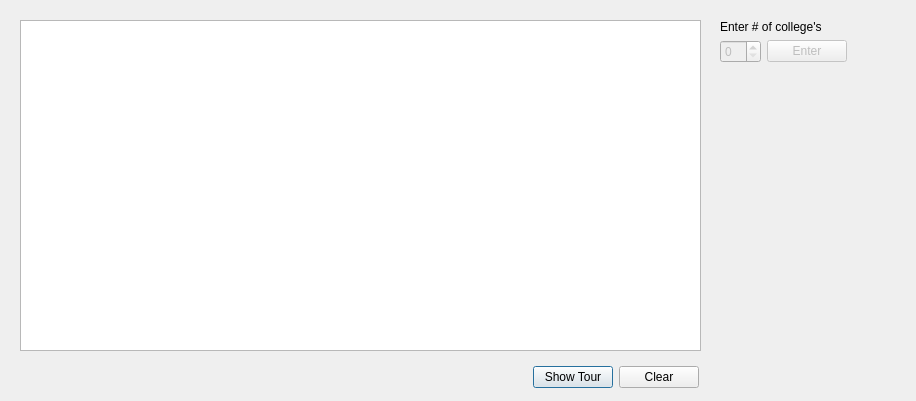
<?xml version="1.0" encoding="UTF-8"?>
<ui version="4.0">
 <class>collegeWidget</class>
 <widget class="QDialog" name="collegeWidget">
  <property name="geometry">
   <rect>
    <x>0</x>
    <y>0</y>
    <width>916</width>
    <height>401</height>
   </rect>
  </property>
  <property name="windowTitle">
   <string>Dialog</string>
  </property>
  <widget class="QWidget" name="layoutWidget">
   <property name="geometry">
    <rect>
     <x>20</x>
     <y>20</y>
     <width>681</width>
     <height>331</height>
    </rect>
   </property>
   <layout class="QVBoxLayout" name="verticalLayout">
    <item>
     <widget class="QTableWidget" name="tableWidgetColleges"/>
    </item>
   </layout>
  </widget>
  <widget class="QWidget" name="layoutWidget">
   <property name="geometry">
    <rect>
     <x>20</x>
     <y>360</y>
     <width>679</width>
     <height>34</height>
    </rect>
   </property>
   <layout class="QHBoxLayout" name="horizontalLayout">
    <item>
     <layout class="QGridLayout" name="gridLayout">
      <item row="0" column="0">
       <spacer name="horizontalSpacer">
        <property name="orientation">
         <enum>Qt::Horizontal</enum>
        </property>
        <property name="sizeHint" stdset="0">
         <size>
          <width>40</width>
          <height>20</height>
         </size>
        </property>
       </spacer>
      </item>
     </layout>
    </item>
    <item>
     <widget class="QPushButton" name="pushButtonTour">
      <property name="text">
       <string>Show Tour</string>
      </property>
     </widget>
    </item>
    <item>
     <widget class="QPushButton" name="pushButtonClear">
      <property name="text">
       <string>Clear</string>
      </property>
     </widget>
    </item>
   </layout>
  </widget>
  <widget class="QWidget" name="layoutWidget">
   <property name="geometry">
    <rect>
     <x>720</x>
     <y>20</y>
     <width>171</width>
     <height>51</height>
    </rect>
   </property>
   <layout class="QFormLayout" name="formLayout_2">
    <item row="0" column="0">
     <widget class="QLabel" name="label">
      <property name="text">
       <string>Enter # of college's</string>
      </property>
     </widget>
    </item>
    <item row="1" column="0">
     <layout class="QFormLayout" name="formLayout">
      <item row="0" column="0">
       <widget class="QSpinBox" name="spinBox_NumCol">
        <property name="enabled">
         <bool>false</bool>
        </property>
        <property name="maximum">
         <number>13</number>
        </property>
       </widget>
      </item>
      <item row="0" column="1">
       <widget class="QPushButton" name="push_EnterNum">
        <property name="enabled">
         <bool>false</bool>
        </property>
        <property name="text">
         <string>Enter</string>
        </property>
       </widget>
      </item>
     </layout>
    </item>
   </layout>
  </widget>
 </widget>
 <resources/>
 <connections/>
</ui>
